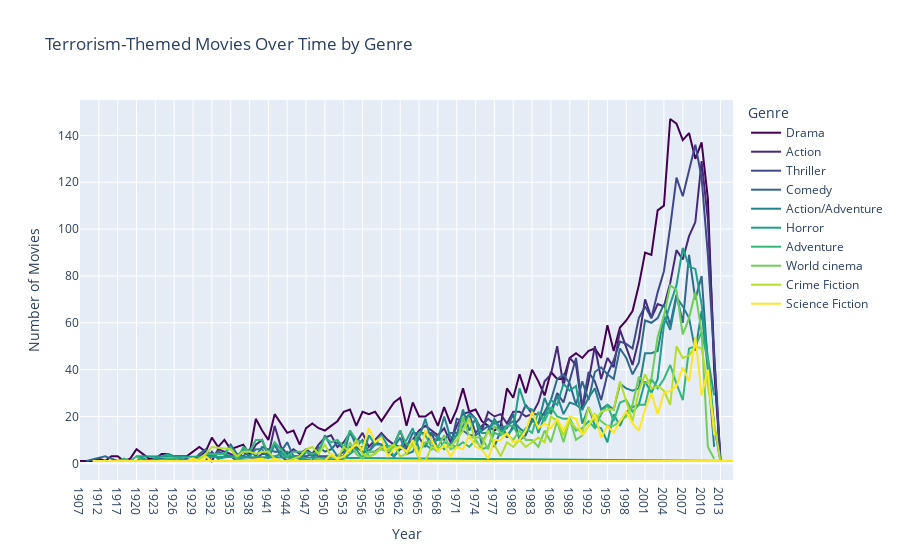

This figure's notebook cell:
### Code cell
import plotly.graph_objects as go
import pandas as pd

# Assuming exploded is your DataFrame and top_10_terrorism_genres is a list of genres

# Create an empty figure
fig = go.Figure()

# Viridis color palette
viridis = px.colors.sequential.Viridis

# Plot each genre's time series on the same figure
for i, g in enumerate(top_10_terrorism_genres):
    temp = exploded[exploded['Genres'] == g]
    time_series = temp.groupby('Release date').size()
    
    # Add the time series to the figure
    fig.add_trace(go.Scatter(
        x=time_series.index, 
        y=time_series, 
        mode='lines',
        name=g,
        line=dict(color=viridis[i % len(viridis)])  # Use color from Viridis palette
    ))

# Set the title and axis labels
fig.update_layout(
    title='Terrorism-Themed Movies Over Time by Genre',
    xaxis_title='Year',
    yaxis_title='Number of Movies',
    legend_title='Genre'
)

# Display the plot
fig.show()

### Figure 1 — Plotly figure (JSON) as saved in the notebook; plotly's stock layout.template omitted (floating-point values rounded to 4 significant figures)
{"data": [{"line": {"color": "#440154"}, "mode": "lines", "name": "Drama", "type": "scatter", "x": ["1907", "1910", "1911", "1912", "1914", "1915", "1917", "1918", "1919", "1920", "1921", "1922", "1923", "1924", "1925", "1926", "1927", "1928", "1929", "1930", "1931", "1932", "1933", "1934", "1935", "1936", "1937", "1938", "1939", "1940", "1941", "1942", "1943", "1944", "1945", "1946", "1947", "1948", "1949", "1950", "1951", "1952", "1953", "1954", "1955", "1956", "1957", "1958", "1959", "1960", "1961", "1962", "1963", "1964", "1965", "1966", "1967", "1968", "1969", "1970", "1971", "1972", "1973", "1974", "1975", "1976", "1977", "1978", "1979", "1980", "1981", "1982", "1983", "1984", "1985", "1986", "1987", "1988", "1989", "1990", "1991", "1992", "1993", "1994", "1995", "1996", "1997", "1998", "1999", "2000", "2001", "2002", "2003", "2004", "2005", "2006", "2007", "2008", "2009", "2010", "2011", "2012", "2013"], "y": [1, 1, 1, 2, 1, 3, 3, 1, 2, 6, 4, 2, 2, 4, 4, 3, 3, 3, 5, 7, 5, 11, 7, 10, 6, 7, 8, 4, 19, 14, 10, 21, 17, 13, 14, 8, 15, 17, 15, 14, 16, 18, 22, 23, 16, 22, 21, 22, 18, 22, 26, 28, 16, 26, 20, 20, 22, 16, 24, 17, 23, 32, 22, 23, 18, 16, 14, 16, 32, 28, 38, 30, 40, 35, 29, 39, 36, 36, 45, 47, 45, 48, 49, 45, 59, 48, 58, 61, 65, 76, 90, 89, 108, 110, 147, 145, 138, 141, 130, 137, 113, 40, 1]}, {"line": {"color": "#482878"}, "mode": "lines", "name": "Action", "type": "scatter", "x": ["1918", "1920", "1926", "1927", "1928", "1929", "1930", "1931", "1932", "1933", "1934", "1935", "1936", "1937", "1938", "1939", "1940", "1941", "1942", "1943", "1944", "1945", "1946", "1947", "1948", "1949", "1950", "1951", "1952", "1953", "1954", "1955", "1956", "1957", "1958", "1959", "1960", "1961", "1962", "1963", "1964", "1965", "1966", "1967", "1968", "1969", "1970", "1971", "1972", "1973", "1974", "1975", "1976", "1977", "1978", "1979", "1980", "1981", "1982", "1983", "1984", "1985", "1986", "1987", "1988", "1989", "1990", "1991", "1992", "1993", "1994", "1995", "1996", "1997", "1998", "1999", "2000", "2001", "2002", "2003", "2004", "2005", "2006", "2007", "2008", "2009", "2010", "2011", "2012", "2013"], "y": [1, 1, 2, 1, 1, 1, 3, 5, 1, 6, 5, 4, 2, 5, 3, 8, 10, 3, 16, 7, 4, 6, 4, 6, 4, 8, 11, 12, 7, 9, 13, 9, 13, 7, 10, 13, 10, 8, 14, 6, 10, 14, 16, 14, 12, 15, 9, 16, 21, 22, 19, 14, 22, 20, 21, 17, 22, 22, 20, 21, 26, 35, 38, 50, 33, 45, 42, 23, 35, 50, 36, 45, 41, 57, 49, 42, 53, 70, 62, 68, 67, 77, 91, 87, 97, 103, 129, 104, 47, 2]}, {"line": {"color": "#3e4989"}, "mode": "lines", "name": "Thriller", "type": "scatter", "x": ["1912", "1915", "1922", "1925", "1927", "1930", "1931", "1932", "1933", "1934", "1935", "1936", "1937", "1939", "1940", "1941", "1942", "1943", "1944", "1945", "1946", "1947", "1948", "1949", "1950", "1951", "1952", "1953", "1954", "1955", "1956", "1957", "1958", "1959", "1960", "1961", "1962", "1963", "1964", "1965", "1966", "1967", "1968", "1969", "1970", "1971", "1972", "1973", "1974", "1975", "1976", "1977", "1978", "1979", "1980", "1981", "1982", "1983", "1984", "1985", "1986", "1987", "1988", "1989", "1990", "1991", "1992", "1993", "1994", "1995", "1996", "1997", "1998", "1999", "2000", "2001", "2002", "2003", "2004", "2005", "2006", "2007", "2008", "2009", "2010", "2011", "2012", "2013"], "y": [1, 1, 1, 1, 1, 1, 1, 5, 2, 3, 3, 1, 3, 2, 4, 4, 8, 3, 1, 3, 3, 3, 4, 3, 3, 3, 3, 5, 5, 7, 5, 5, 5, 7, 5, 3, 6, 7, 10, 11, 7, 13, 6, 7, 7, 19, 18, 21, 13, 16, 19, 17, 18, 11, 16, 19, 25, 21, 21, 21, 22, 30, 26, 36, 45, 24, 39, 35, 27, 38, 44, 52, 51, 49, 62, 67, 62, 73, 82, 101, 122, 114, 125, 136, 122, 89, 45, 1]}, {"line": {"color": "#31688e"}, "mode": "lines", "name": "Comedy", "type": "scatter", "x": ["1910", "1914", "1915", "1917", "1920", "1921", "1922", "1924", "1925", "1926", "1928", "1929", "1930", "1931", "1932", "1933", "1934", "1935", "1936", "1937", "1938", "1939", "1940", "1941", "1942", "1943", "1944", "1945", "1946", "1948", "1949", "1950", "1951", "1952", "1953", "1954", "1955", "1956", "1957", "1958", "1959", "1960", "1961", "1962", "1963", "1964", "1965", "1966", "1967", "1968", "1969", "1970", "1971", "1972", "1973", "1974", "1975", "1976", "1977", "1978", "1979", "1980", "1981", "1982", "1983", "1984", "1985", "1986", "1987", "1988", "1989", "1990", "1991", "1992", "1993", "1994", "1995", "1996", "1997", "1998", "1999", "2000", "2001", "2002", "2003", "2004", "2005", "2006", "2007", "2008", "2009", "2010", "2011", "2012", "2013"], "y": [1, 3, 2, 1, 1, 2, 1, 2, 2, 1, 2, 1, 4, 6, 3, 5, 4, 8, 4, 3, 6, 3, 7, 6, 5, 5, 9, 3, 2, 1, 7, 5, 6, 9, 6, 7, 6, 7, 5, 9, 8, 5, 8, 7, 7, 13, 13, 13, 13, 11, 10, 13, 13, 14, 12, 12, 14, 16, 7, 14, 15, 21, 10, 12, 19, 17, 22, 27, 36, 38, 34, 25, 35, 27, 39, 41, 38, 36, 49, 45, 38, 43, 61, 60, 62, 68, 59, 72, 60, 89, 70, 80, 42, 16, 1]}, {"line": {"color": "#26828e"}, "mode": "lines", "name": "Action/Adventure", "type": "scatter", "x": ["1920", "1926", "1929", "1931", "1933", "1934", "1935", "1936", "1937", "1938", "1939", "1940", "1941", "1942", "1943", "1944", "1945", "1946", "1947", "1948", "1949", "1950", "1951", "1952", "1953", "1954", "1955", "1956", "1957", "1958", "1959", "1960", "1961", "1962", "1963", "1964", "1965", "1966", "1967", "1968", "1969", "1970", "1971", "1972", "1973", "1974", "1975", "1976", "1977", "1978", "1979", "1980", "1981", "1982", "1983", "1984", "1985", "1986", "1987", "1988", "1989", "1990", "1991", "1992", "1993", "1994", "1995", "1996", "1997", "1998", "1999", "2000", "2001", "2002", "2003", "2004", "2005", "2006", "2007", "2008", "2009", "2010", "2011", "2012"], "y": [1, 1, 1, 3, 4, 4, 3, 3, 6, 3, 6, 6, 2, 8, 4, 5, 1, 1, 5, 3, 4, 12, 7, 3, 3, 14, 7, 10, 5, 8, 8, 7, 7, 11, 4, 5, 11, 19, 9, 10, 20, 11, 12, 23, 14, 19, 8, 14, 19, 15, 16, 18, 15, 13, 18, 17, 28, 21, 29, 21, 26, 25, 23, 28, 32, 23, 25, 23, 34, 32, 31, 32, 47, 47, 48, 63, 57, 71, 67, 62, 48, 65, 40, 7]}, {"line": {"color": "#1f9e89"}, "mode": "lines", "name": "Horror", "type": "scatter", "x": ["1908", "1913", "1920", "1922", "1925", "1928", "1930", "1931", "1932", "1933", "1935", "1936", "1940", "1941", "1942", "1943", "1944", "1945", "1946", "1948", "1949", "1951", "1952", "1953", "1954", "1955", "1956", "1957", "1958", "1959", "1961", "1962", "1963", "1964", "1965", "1966", "1967", "1968", "1969", "1970", "1971", "1972", "1973", "1974", "1975", "1976", "1977", "1978", "1979", "1980", "1981", "1982", "1983", "1984", "1985", "1986", "1987", "1988", "1989", "1990", "1991", "1992", "1993", "1994", "1995", "1996", "1997", "1998", "1999", "2000", "2001", "2002", "2003", "2004", "2005", "2006", "2007", "2008", "2009", "2010", "2011", "2012"], "y": [1, 1, 3, 1, 4, 1, 1, 4, 4, 2, 3, 2, 1, 3, 3, 4, 3, 3, 2, 1, 1, 2, 1, 2, 4, 6, 2, 12, 8, 12, 3, 7, 10, 15, 6, 8, 6, 12, 6, 8, 12, 16, 21, 19, 13, 13, 18, 14, 12, 15, 32, 24, 23, 13, 20, 27, 25, 34, 31, 33, 17, 24, 16, 15, 9, 21, 16, 22, 24, 25, 35, 30, 36, 59, 68, 76, 92, 84, 83, 68, 45, 29]}, {"line": {"color": "#35b779"}, "mode": "lines", "name": "Adventure", "type": "scatter", "x": ["1917", "1918", "1919", "1920", "1921", "1922", "1923", "1925", "1926", "1927", "1930", "1931", "1932", "1933", "1934", "1935", "1936", "1937", "1938", "1939", "1940", "1941", "1942", "1943", "1944", "1945", "1946", "1947", "1948", "1949", "1950", "1951", "1952", "1953", "1954", "1955", "1956", "1957", "1958", "1959", "1960", "1961", "1962", "1963", "1964", "1965", "1966", "1967", "1968", "1969", "1970", "1971", "1972", "1973", "1974", "1975", "1976", "1977", "1978", "1979", "1980", "1981", "1982", "1983", "1984", "1985", "1986", "1987", "1988", "1989", "1990", "1991", "1992", "1993", "1994", "1995", "1996", "1997", "1998", "1999", "2000", "2001", "2002", "2003", "2004", "2005", "2006", "2007", "2008", "2009", "2010", "2011", "2012"], "y": [1, 2, 1, 3, 1, 1, 1, 2, 2, 1, 1, 4, 4, 4, 4, 7, 1, 7, 5, 10, 10, 4, 9, 6, 3, 5, 5, 5, 4, 5, 11, 9, 10, 7, 14, 10, 9, 3, 4, 7, 7, 8, 14, 8, 8, 13, 12, 7, 5, 9, 8, 7, 9, 7, 10, 6, 7, 13, 12, 16, 16, 11, 15, 13, 22, 18, 24, 20, 19, 19, 14, 15, 18, 15, 21, 25, 18, 26, 27, 22, 25, 25, 36, 32, 36, 42, 34, 27, 49, 50, 56, 44, 16]}, {"line": {"color": "#6ece58"}, "mode": "lines", "name": "World cinema", "type": "scatter", "x": ["1920", "1927", "1929", "1932", "1946", "1947", "1948", "1949", "1950", "1951", "1952", "1953", "1954", "1955", "1956", "1957", "1958", "1959", "1960", "1961", "1962", "1963", "1964", "1965", "1966", "1967", "1968", "1969", "1970", "1971", "1972", "1973", "1974", "1975", "1976", "1977", "1978", "1979", "1980", "1981", "1982", "1983", "1984", "1985", "1986", "1987", "1988", "1989", "1990", "1991", "1992", "1993", "1994", "1995", "1996", "1997", "1998", "1999", "2000", "2001", "2002", "2003", "2004", "2005", "2006", "2007", "2008", "2009", "2010", "2011", "2012"], "y": [1, 1, 1, 1, 1, 1, 1, 2, 1, 1, 1, 1, 9, 4, 2, 5, 5, 6, 5, 7, 7, 5, 8, 5, 9, 9, 7, 12, 6, 7, 20, 11, 11, 11, 6, 16, 13, 12, 10, 14, 10, 10, 7, 14, 9, 18, 9, 19, 10, 12, 16, 21, 18, 16, 16, 18, 20, 25, 37, 34, 36, 54, 63, 76, 74, 55, 62, 73, 56, 7, 2]}, {"line": {"color": "#b5de2b"}, "mode": "lines", "name": "Crime Fiction", "type": "scatter", "x": ["1922", "1923", "1929", "1930", "1931", "1932", "1935", "1936", "1937", "1938", "1939", "1940", "1941", "1942", "1943", "1944", "1945", "1946", "1947", "1948", "1949", "1950", "1951", "1952", "1953", "1954", "1955", "1956", "1957", "1958", "1959", "1960", "1961", "1962", "1963", "1964", "1965", "1966", "1967", "1968", "1969", "1970", "1971", "1972", "1973", "1974", "1975", "1976", "1977", "1978", "1979", "1980", "1981", "1982", "1983", "1984", "1985", "1986", "1987", "1988", "1989", "1990", "1991", "1992", "1993", "1994", "1995", "1996", "1997", "1998", "1999", "2000", "2001", "2002", "2003", "2004", "2005", "2006", "2007", "2008", "2009", "2010", "2011", "2012", "2013"], "y": [1, 1, 1, 2, 4, 7, 6, 3, 5, 5, 4, 5, 5, 2, 1, 1, 2, 3, 6, 7, 4, 8, 3, 2, 7, 5, 10, 4, 3, 4, 7, 6, 8, 3, 4, 8, 2, 1, 7, 6, 7, 7, 10, 14, 19, 9, 7, 14, 8, 3, 9, 7, 10, 7, 9, 11, 9, 20, 18, 12, 18, 15, 13, 24, 18, 22, 23, 23, 35, 26, 18, 31, 38, 32, 33, 31, 25, 50, 45, 46, 50, 49, 32, 17, 1]}, {"line": {"color": "#fde725"}, "mode": "lines", "name": "Science Fiction", "type": "scatter", "x": ["1911", "1913", "1921", "1925", "1927", "1928", "1929", "1930", "1931", "1932", "1933", "1935", "1936", "1940", "1941", "1942", "1943", "1944", "1945", "1950", "1951", "1952", "1953", "1954", "1955", "1956", "1957", "1958", "1959", "1960", "1961", "1962", "1963", "1964", "1965", "1966", "1967", "1968", "1969", "1970", "1971", "1972", "1973", "1974", "1975", "1976", "1977", "1978", "1979", "1980", "1981", "1982", "1983", "1984", "1985", "1986", "1987", "1988", "1989", "1990", "1991", "1992", "1993", "1994", "1995", "1996", "1997", "1998", "1999", "2000", "2001", "2002", "2003", "2004", "2005", "2006", "2007", "2008", "2009", "2010", "2011", "2012"], "y": [1, 1, 1, 1, 1, 1, 2, 1, 3, 1, 1, 1, 1, 2, 1, 2, 1, 1, 1, 1, 4, 2, 3, 6, 8, 6, 15, 9, 11, 3, 6, 7, 5, 10, 3, 14, 10, 5, 8, 3, 7, 6, 12, 7, 6, 2, 10, 10, 13, 9, 10, 14, 22, 15, 17, 15, 19, 14, 20, 19, 12, 16, 21, 11, 16, 13, 18, 22, 17, 14, 23, 30, 21, 30, 31, 33, 41, 35, 54, 29, 40, 12]}], "layout": {"legend": {"title": {"text": "Genre"}}, "title": {"text": "Terrorism-Themed Movies Over Time by Genre"}, "xaxis": {"title": {"text": "Year"}}, "yaxis": {"title": {"text": "Number of Movies"}}}}
